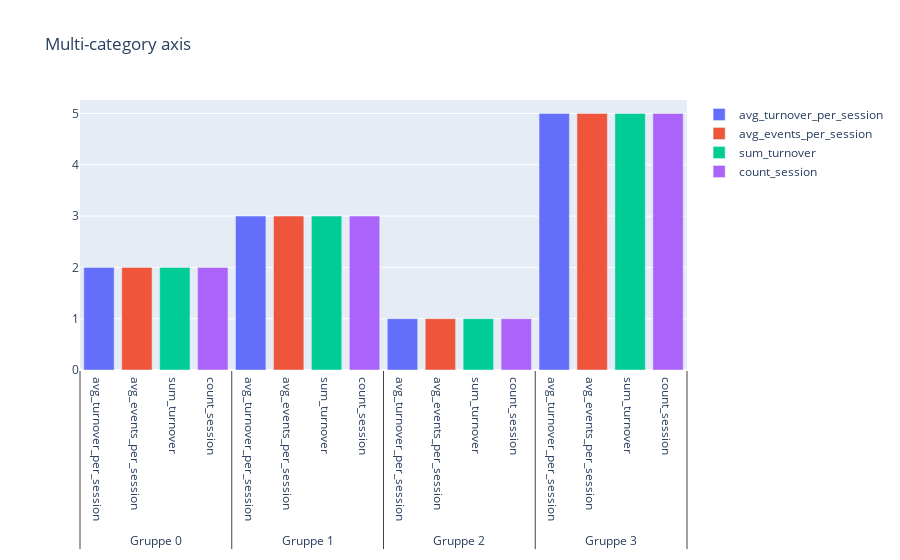

Source (notebook cell):
### Code cell
import plotly.graph_objects as go
fig = go.Figure()
prediction_group = ['Gruppe 0', 'Gruppe 1', 'Gruppe 2', 'Gruppe 3', 'Gruppe 4']
feature_names = ["avg_turnover_per_session", "avg_events_per_session", "sum_turnover", "count_session"]
avg_per_feature =
for feature in feature_names:
    fig.add_trace(go.Bar(
      x = [prediction_group,
           [feature for _ in range(len(prediction_group))]],
      y = [2, 3, 1, 5],
      name = feature,
    ))

# fig.add_trace(go.Bar(
#   x = [prediction_group,
#        ["B" for _ in range(len(prediction_group))]],
#   y = [8, 3, 6, 5],
#   name = "Children",
# ))

fig.update_layout(title_text="Multi-category axis")

fig.show()

### Figure 1 — Plotly figure (JSON) as saved in the notebook; plotly's stock layout.template omitted (floating-point values rounded to 4 significant figures)
{"data": [{"name": "avg_turnover_per_session", "type": "bar", "x": [["Gruppe 0", "Gruppe 1", "Gruppe 2", "Gruppe 3", "Gruppe 4"], ["avg_turnover_per_session", "avg_turnover_per_session", "avg_turnover_per_session", "avg_turnover_per_session", "avg_turnover_per_session"]], "y": [2, 3, 1, 5]}, {"name": "avg_events_per_session", "type": "bar", "x": [["Gruppe 0", "Gruppe 1", "Gruppe 2", "Gruppe 3", "Gruppe 4"], ["avg_events_per_session", "avg_events_per_session", "avg_events_per_session", "avg_events_per_session", "avg_events_per_session"]], "y": [2, 3, 1, 5]}, {"name": "sum_turnover", "type": "bar", "x": [["Gruppe 0", "Gruppe 1", "Gruppe 2", "Gruppe 3", "Gruppe 4"], ["sum_turnover", "sum_turnover", "sum_turnover", "sum_turnover", "sum_turnover"]], "y": [2, 3, 1, 5]}, {"name": "count_session", "type": "bar", "x": [["Gruppe 0", "Gruppe 1", "Gruppe 2", "Gruppe 3", "Gruppe 4"], ["count_session", "count_session", "count_session", "count_session", "count_session"]], "y": [2, 3, 1, 5]}], "layout": {"title": {"text": "Multi-category axis"}}}
